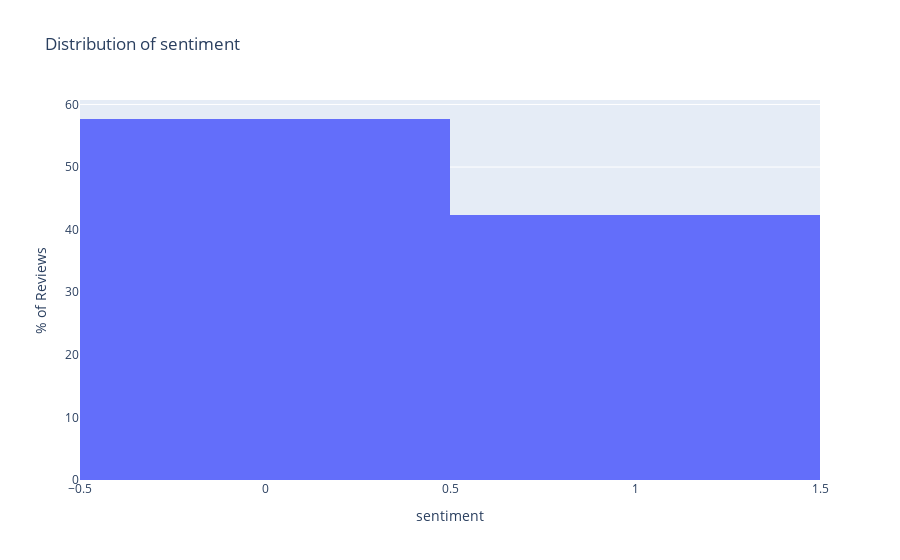

Write notebook code for a chart like this one.
### Markdown cell above
Now, we can plot the distribution of `sentiment` to see what it looks like.

### Code cell
# Plot histogram with median line
fig = px.histogram(lr_df, x='sentiment', title='Distribution of sentiment')

# Update figure properties
fig.update_layout(yaxis_title='% of Reviews', showlegend=False)

# Normalize the sentiment
fig.update_traces(histnorm='percent')

# Show the figure
fig.show()

### Figure 1 — Plotly figure (JSON) as saved in the notebook; plotly's stock layout.template omitted (floating-point values rounded to 4 significant figures; data arrays with more than 128 entries replaced by an {"elided": "..."} marker saying what was removed)
{"data": [{"alignmentgroup": "True", "bingroup": "x", "histnorm": "percent", "hovertemplate": "sentiment=%{x}<br>count=%{y}<extra></extra>", "legendgroup": "", "marker": {"color": "#636efa", "pattern": {"shape": ""}}, "name": "", "offsetgroup": "", "orientation": "v", "showlegend": false, "type": "histogram", "x": {"elided": "4733 int values"}, "xaxis": "x", "yaxis": "y"}], "layout": {"autosize": true, "barmode": "relative", "legend": {"tracegroupgap": 0}, "showlegend": false, "title": {"text": "Distribution of sentiment"}, "xaxis": {"anchor": "y", "autorange": true, "domain": [0, 1], "range": [-0.5, 1.5], "title": {"text": "sentiment"}, "type": "linear"}, "yaxis": {"anchor": "x", "autorange": true, "domain": [0, 1], "range": [0, 60.72], "title": {"text": "% of Reviews"}}}}
